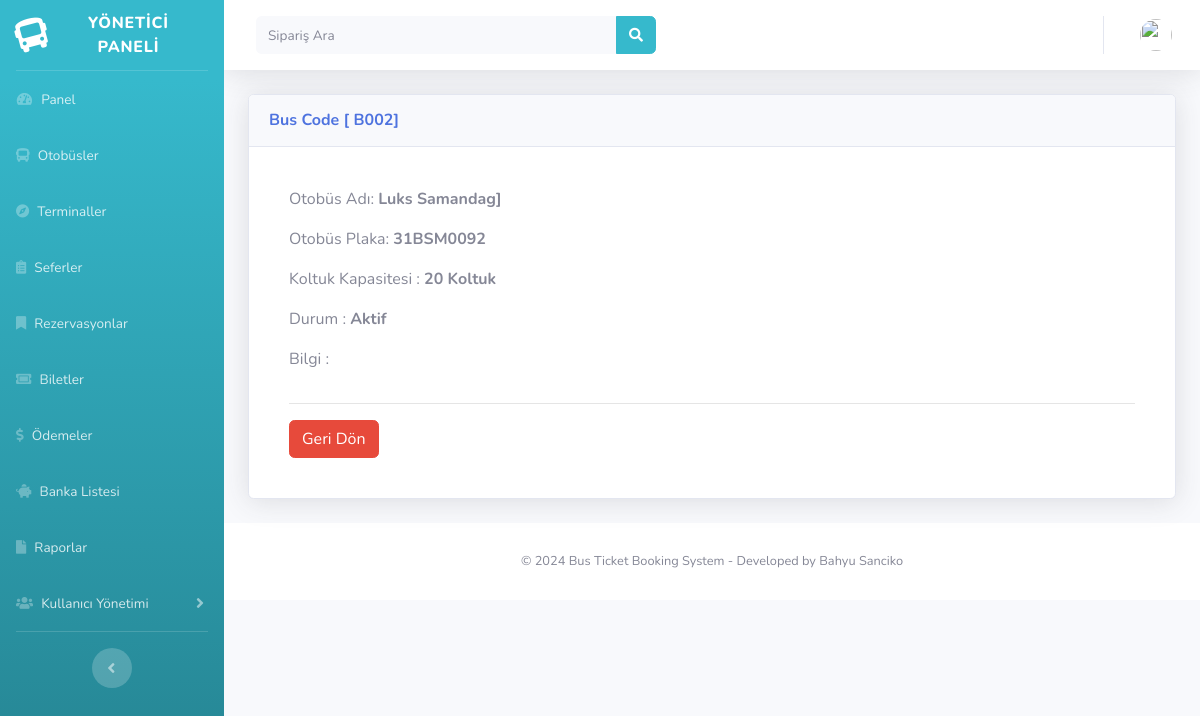
The app's page /backend/otobus/viewbus/B002 with its own data.
### tables this page shows
CREATE TABLE `otobus` (
  `kd_otobus` varchar(50) NOT NULL,
  `isim_otobus` varchar(50) DEFAULT NULL,
  `plaka_otobus` varchar(50) DEFAULT NULL,
  `kapasite_otobus` int(13) DEFAULT NULL,
  `durum_otobus` int(1) DEFAULT NULL,
  `aciklama_otobus` varchar(50) DEFAULT NULL
);

### application/controllers/backend/Otobus.php (called while the page is built, shortened)
<?php
class Otobus extends CI_Controller {
	function __construct(){
		$this->load->model('getkod_model');
	}
	public function viewbus($id=''){
		$data['title'] = "View Otobus";
		$data['bus'] = $this->db->query("SELECT * FROM otobus WHERE kd_otobus = '".$id."'")->row_array();
		$this->load->view('backend/view_otobus', $data);
	}
}

### index.php (called while the page is built, shortened)
<?php
require_once BASEPATH.'core/CodeIgniter.php';

### application/views/backend/view_otobus.php (the view, shortened to what this page needs)
<!DOCTYPE html>
<html lang="tr">
<head>
</head>
<body id="page-top">
  <div class="container-fluid">
    <div class="card shadow mb-4">
      <div class="card-header py-3">
        <h6 class="m-0 font-weight-bold text-primary">Bus Code [
          <?= $bus['kd_otobus']; ?>]
        </h6>
      </div>
      <div class="card-body">
        <div class="card-body">
          <div class="row">
            <div class="col-sm-6">
              <p>Otobüs Adı: <b>
                  <?= $bus['isim_otobus'] ?>]
                </b></p>
              <p>Otobüs Plaka: <b>
                  <?= strtoupper($bus['plaka_otobus']) ?>
                </b></p>
              <p>Koltuk Kapasitesi : <b>
                  <?= $bus['kapasite_otobus']; ?> Koltuk
                </b></p>
              <p>Durum : <b></td>
                  <?php if ($bus['durum_otobus'] == '1') { ?>
                    <td class="btn-success">Aktif</td>
                  <?php } else { ?>
                    <td class="btn-danger">Pasif</td>
                  <?php } ?>
                </b></p>
              <p>Bilgi : </p>
            </div>
            <div class="col-sm-6">
            </div>
          </div>
          <hr>
          <a class="btn btn-danger" href="javascript:history.back()"> Geri Dön</a>
        </div>
      </div>
    </div>
  </div>
</body>
</html>

### application/views/backend/view_otobus.php (style rules this page uses)
body { font-family: Arial, Helvetica, sans-serif; }

### records on screen
otobus: kd_otobus "B002", isim_otobus "Luks Samandag", plaka_otobus "31BSM0092", kapasite_otobus "20"
